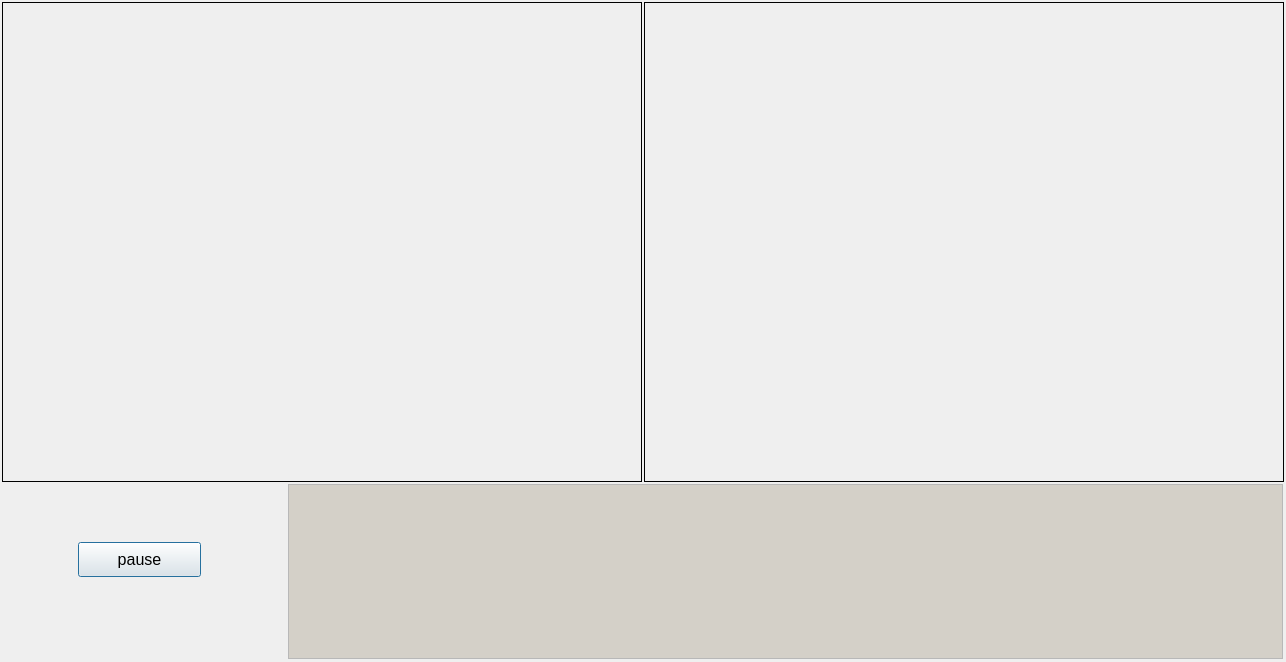
<?xml version="1.0" encoding="UTF-8"?>
<ui version="4.0">
 <class>frmTracker</class>
 <widget class="QDialog" name="frmTracker">
  <property name="geometry">
   <rect>
    <x>0</x>
    <y>0</y>
    <width>1286</width>
    <height>662</height>
   </rect>
  </property>
  <property name="windowTitle">
   <string>frmTracker</string>
  </property>
  <widget class="QLabel" name="lblOriginal">
   <property name="geometry">
    <rect>
     <x>2</x>
     <y>2</y>
     <width>640</width>
     <height>480</height>
    </rect>
   </property>
   <property name="font">
    <font>
     <pointsize>10</pointsize>
    </font>
   </property>
   <property name="autoFillBackground">
    <bool>true</bool>
   </property>
   <property name="frameShape">
    <enum>QFrame::Box</enum>
   </property>
   <property name="text">
    <string/>
   </property>
  </widget>
  <widget class="QLabel" name="lblProcessed">
   <property name="geometry">
    <rect>
     <x>644</x>
     <y>2</y>
     <width>640</width>
     <height>480</height>
    </rect>
   </property>
   <property name="font">
    <font>
     <pointsize>10</pointsize>
    </font>
   </property>
   <property name="autoFillBackground">
    <bool>true</bool>
   </property>
   <property name="frameShape">
    <enum>QFrame::Box</enum>
   </property>
   <property name="text">
    <string/>
   </property>
  </widget>
  <widget class="QPlainTextEdit" name="txtXYRadius">
   <property name="geometry">
    <rect>
     <x>288</x>
     <y>484</y>
     <width>995</width>
     <height>175</height>
    </rect>
   </property>
   <property name="palette">
    <palette>
     <active>
      <colorrole role="Base">
       <brush brushstyle="SolidPattern">
        <color alpha="255">
         <red>212</red>
         <green>208</green>
         <blue>200</blue>
        </color>
       </brush>
      </colorrole>
     </active>
     <inactive>
      <colorrole role="Base">
       <brush brushstyle="SolidPattern">
        <color alpha="255">
         <red>212</red>
         <green>208</green>
         <blue>200</blue>
        </color>
       </brush>
      </colorrole>
     </inactive>
     <disabled>
      <colorrole role="Base">
       <brush brushstyle="SolidPattern">
        <color alpha="255">
         <red>212</red>
         <green>208</green>
         <blue>200</blue>
        </color>
       </brush>
      </colorrole>
     </disabled>
    </palette>
   </property>
   <property name="font">
    <font>
     <family>Courier New</family>
     <pointsize>10</pointsize>
    </font>
   </property>
   <property name="readOnly">
    <bool>true</bool>
   </property>
  </widget>
  <widget class="QPushButton" name="btnPauseOrResume">
   <property name="geometry">
    <rect>
     <x>78</x>
     <y>542</y>
     <width>123</width>
     <height>35</height>
    </rect>
   </property>
   <property name="font">
    <font>
     <pointsize>12</pointsize>
    </font>
   </property>
   <property name="text">
    <string>pause</string>
   </property>
  </widget>
 </widget>
 <layoutdefault spacing="6" margin="11"/>
 <resources/>
 <connections/>
</ui>
